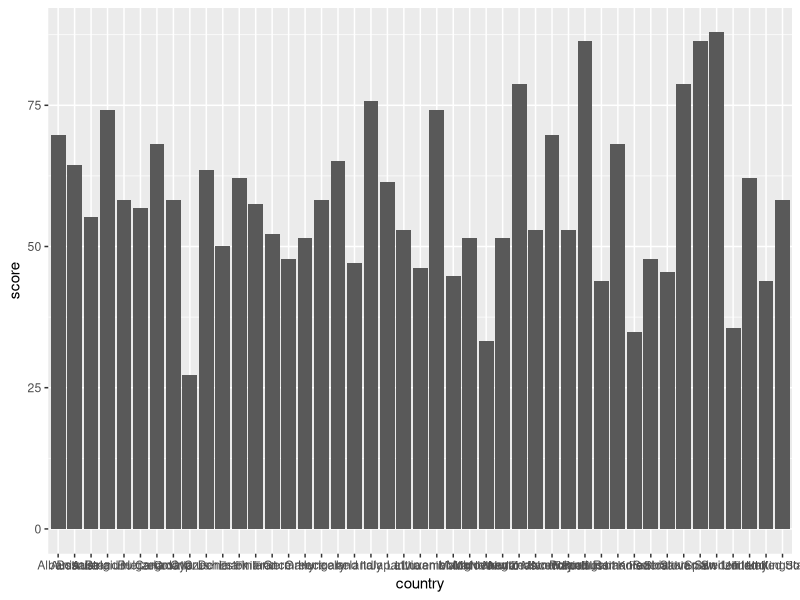
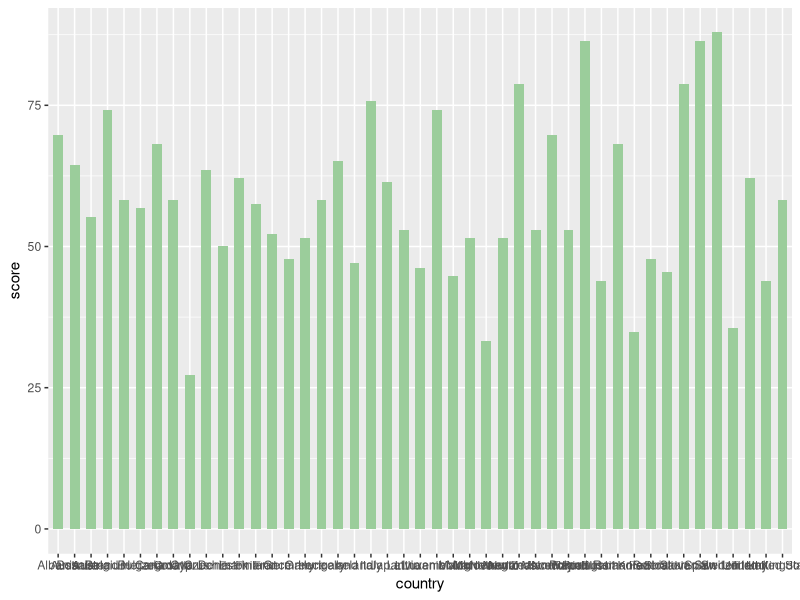
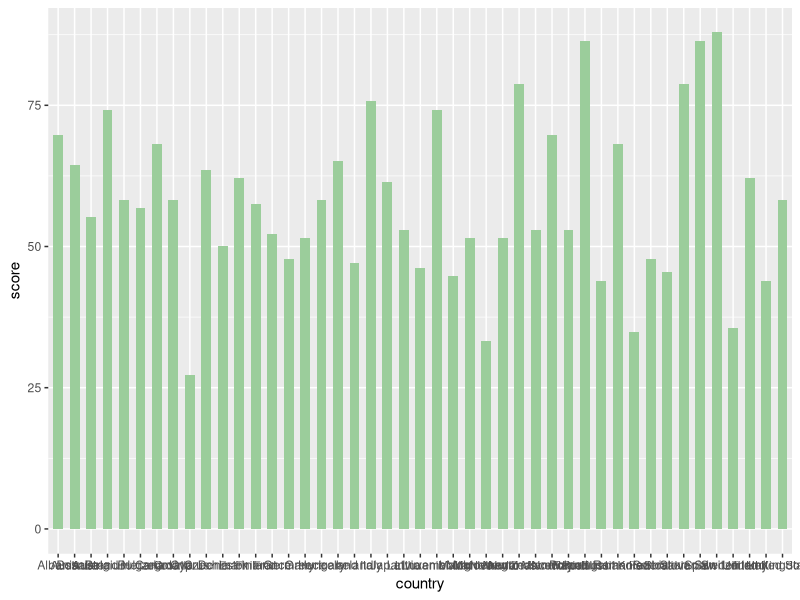
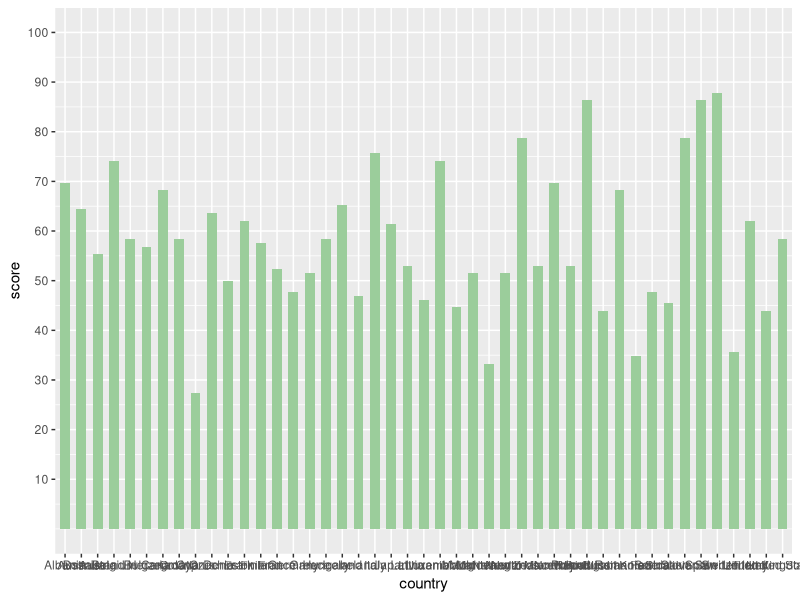
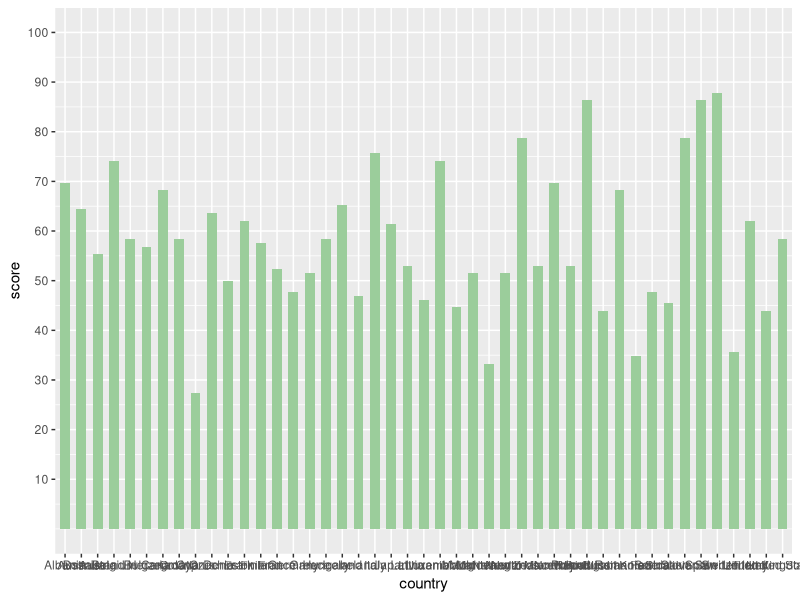
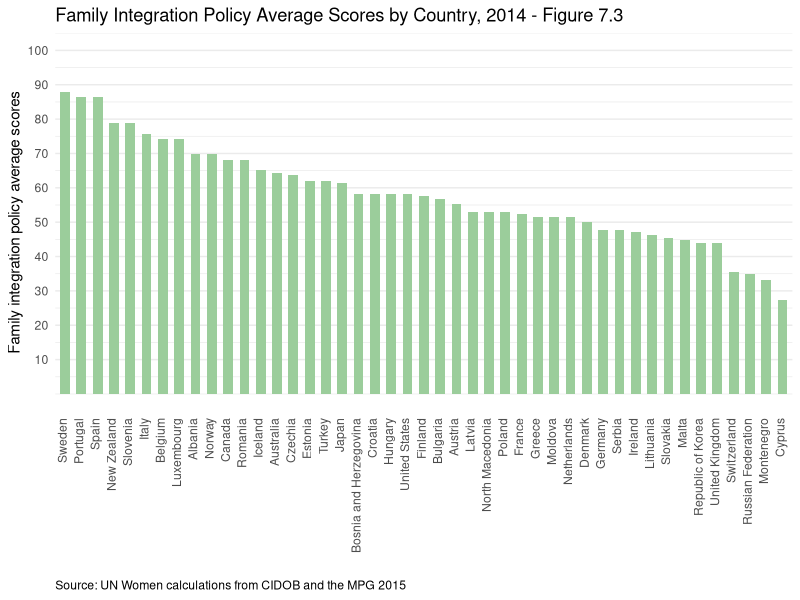

The R source for these figures, in order: (Note: this script raises an error after producing the figures.)
## ---- chunk 1
knitr::opts_chunk$set(message=FALSE, warning=FALSE, echo=FALSE)
options(scipen = 999) # turn-off scientific notation like 1e+48

library(tidyverse)

## ---- chunk 2

# Load data
df = read_csv("./archetypes/family-policy-scores-by-country/figure-7-3.csv")
df

## ---- chunk 3

df_1 <- df %>%
  select(country = Country, score = `Family Integration Policy Average Scores`)

df_1

## ---- chunk 4
ggplot(df_1) +
  geom_col(aes(x=country, y=score))

## ---- chunk 5

ggplot(df_1) +
  geom_col(aes(x=country, y=score), width=0.6, fill="darkseagreen3")

#layer_data(v1)

## ---- chunk 6
ggplot(df_1) +
  geom_col(aes(x=country, y=score), width=0.6, fill="darkseagreen3")

## ---- chunk 7
ggplot(df_1) +
  geom_col(aes(x=country, y=score), width=0.6, fill="darkseagreen3") +
  scale_y_continuous(breaks=seq(10, 100, 10), limits=c(0, 100))

## ---- chunk 8
ggplot(df_1) +
  geom_col(aes(x=country, y=score), width=0.6, fill="darkseagreen3") +
  scale_y_continuous(breaks=seq(10, 100, 10), limits=c(0, 100))

## ---- chunk 9

# Make the plot
ggplot(df_1, aes(x=reorder(country, -score), y=score)) +
  geom_col(width=0.6, fill="darkseagreen3") +
  scale_y_continuous(breaks=seq(10, 100, 10), limits=c(0, 100)) +
  labs(title="Family Integration Policy Average Scores by Country, 2014 - Figure 7.3",
       caption="Source: UN Women calculations from CIDOB and the MPG 2015") +
  theme_minimal() +
  theme(axis.text.x = element_text(angle=90, hjust=1, vjust=0.2),
        plot.caption = element_text(hjust = 0),
        panel.grid.major.x = element_blank()) +
  xlab("") + # for the x axis label
  ylab("Family integration policy average scores") + # for the y axis label
  coord_cartesian(ylim=c(0, 100))

## ---- chunk 10

cleanbib()
options("citation_format" = "pandoc")
#read.bibtex(file = "../archetypes/.bib")

